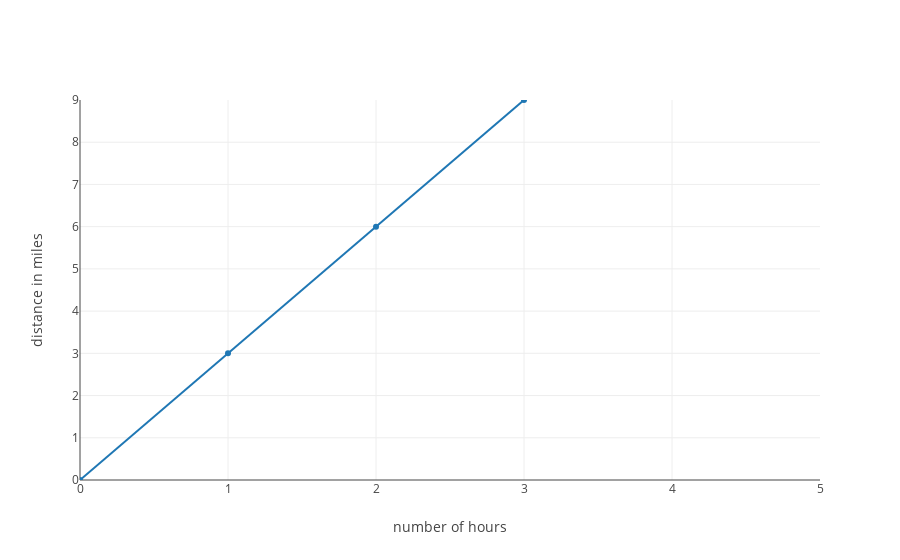

Notebook code cell kept with this figure:
### Code cell
from graph import build_layout
three_x_trace  = trace_values(x_values, y_values, mode = 'line')

delta_x_trace_three_x = delta_x_trace(three_x, 4, 2)
three_x_trace  = trace_values(x_values, y_values, mode = 'line')


layout = build_layout(x_axis = {'title': 'number of hours', 'range': [0, 5]}, y_axis = {'title': 'distance in miles', 'range': [0, 9]})
plot([three_x_trace], layout)

### Figure 1 — Plotly figure (JSON) as saved in the notebook; plotly's stock layout.template omitted (floating-point values rounded to 4 significant figures)
{"data": [{"mode": "line", "name": "data", "text": [], "x": [0, 1, 2, 3, 4, 5, 6, 7, 8, 9], "y": [0, 3, 6, 9, 12, 15, 18, 21, 24, 27]}], "layout": {"xaxis": {"range": [0, 5], "title": "number of hours"}, "yaxis": {"range": [0, 9], "title": "distance in miles"}}}
